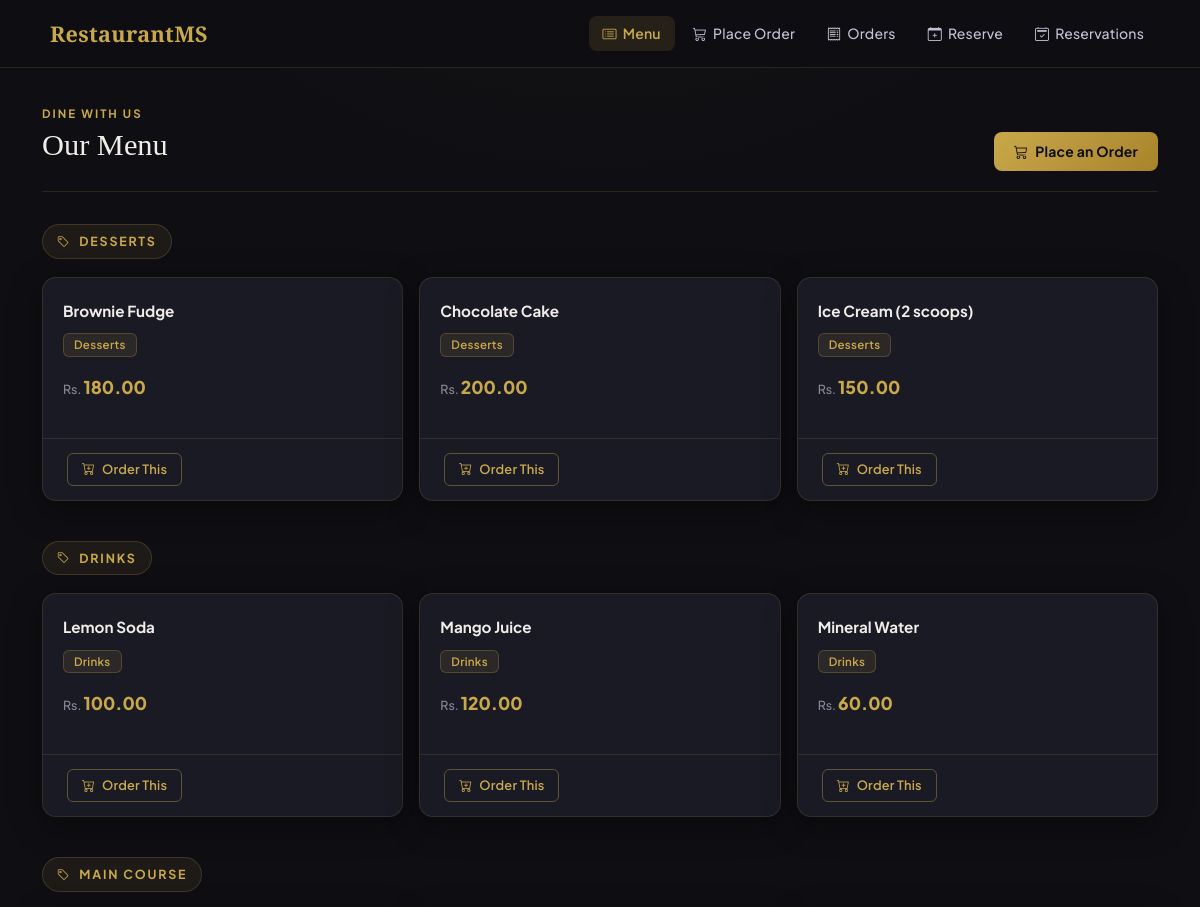
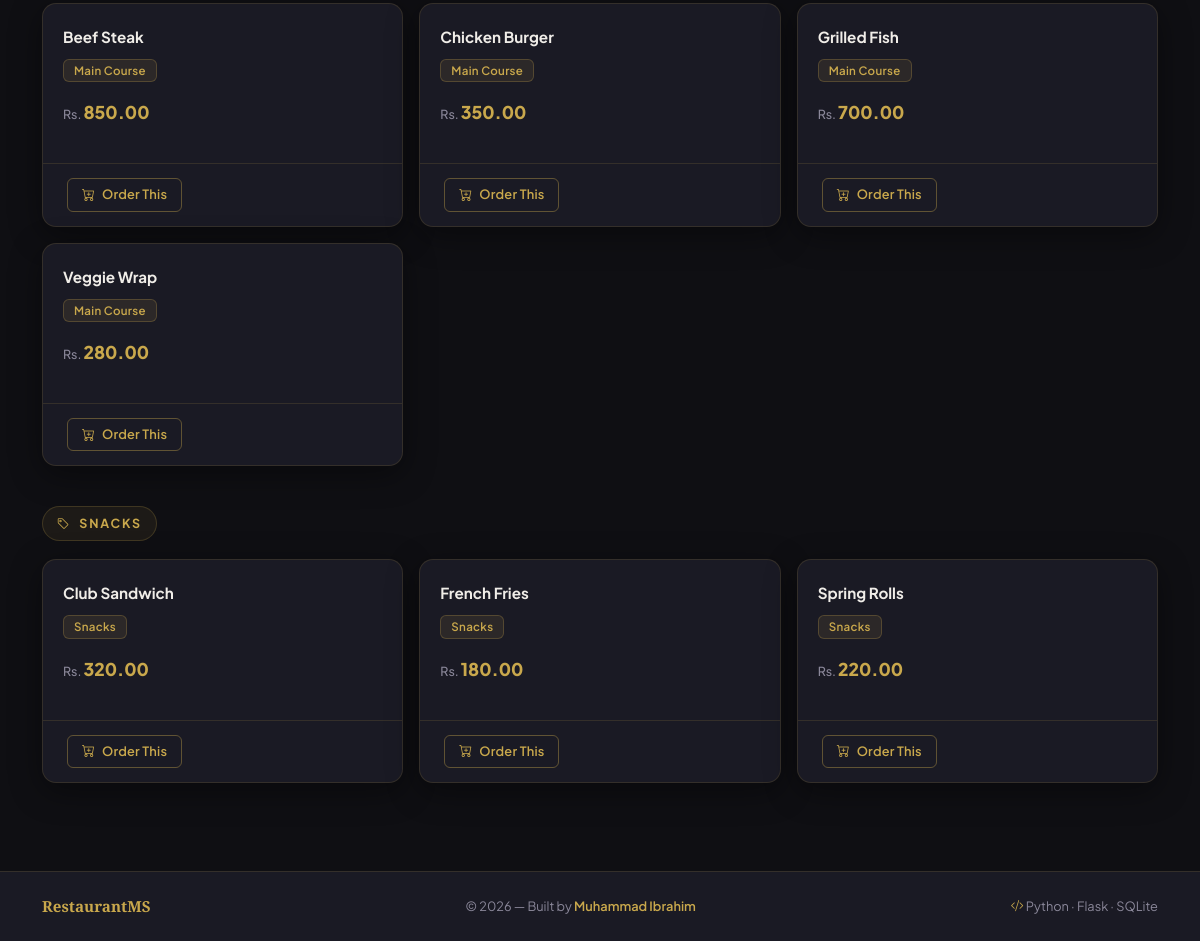
The page /menu on the database its author committed (2 pictures, top to bottom).
### tables this page shows
CREATE TABLE menu (
            id INTEGER PRIMARY KEY AUTOINCREMENT,
            item_name TEXT NOT NULL,
            price REAL NOT NULL,
            category TEXT NOT NULL
        );

### app.py (the view)
@app.route('/menu')
def menu():
    conn = get_db_connection()
    items = conn.execute(
        'SELECT * FROM menu ORDER BY category, item_name'
    ).fetchall()
    conn.close()
    return render_template('menu.html', items=items)

### app.py (called while the page is built)
def get_db_connection():
    conn = sqlite3.connect('restaurant.db')
    conn.row_factory = sqlite3.Row
    return conn

### templates/menu.html (shortened to what this page needs)
{% extends 'base.html' %}
{% block content %}
<div class="page-header">
    <div>
        <p class="page-title-eyebrow">Dine With Us</p>
        <h2>Our Menu</h2>
    </div>
    <a href="{{ url_for('order_form') }}" class="btn btn-gold">
        <i class="bi bi-cart3"></i> Place an Order
    </a>
</div>
{% if items %}
    {% set categories = items | map(attribute='category') | list | unique | sort %}
    {% for category in categories %}
    <div class="category-section">
        <div class="category-label">
            <i class="bi bi-tag"></i>
            {{ category }}
        </div>
        <div class="row g-3">
            {% for item in items %}
                {% if item['category'] == category %}
                <div class="col-md-4 col-sm-6">
                    <div class="card menu-card h-100">
                        <div class="card-body">
                            <p class="menu-item-name">{{ item['item_name'] }}</p>
                            <span class="badge badge-category mb-3">{{ item['category'] }}</span>
                            <p class="menu-item-price">
                                <span>Rs.</span>{{ "%.2f" | format(item['price']) }}
                            </p>
                        </div>
                        <div class="card-footer">
                            <a href="{{ url_for('order_form') }}" class="btn btn-sm btn-outline-gold">
                                <i class="bi bi-cart-plus"></i> Order This
                            </a>
                        </div>
                    </div>
                </div>
                {% endif %}
            {% endfor %}
        </div>
    </div>
    {% endfor %}
{% else %}
    <div class="alert-custom">
        <i class="bi bi-info-circle"></i>
        No menu items found. Run <code>python database.py</code> to seed the menu.
    </div>
{% endif %}
{% endblock %}

### templates/base.html (shortened to what this page needs)
<!DOCTYPE html>
<html lang="en">
<head>
    <link href="https://cdn.jsdelivr.net/npm/bootstrap@5.3.0/dist/css/bootstrap.min.css" rel="stylesheet">
    <link href="https://cdn.jsdelivr.net/npm/bootstrap-icons@1.10.5/font/bootstrap-icons.css" rel="stylesheet">
    <link rel="stylesheet" href="{{ url_for('static', filename='style.css') }}">
</head>
<body>
<nav class="navbar navbar-expand-lg">
    <div class="container">
        <a class="navbar-brand" href="{{ url_for('menu') }}">
             RestaurantMS
        </a>
        <div class="collapse navbar-collapse" id="navbarNav">
            <ul class="navbar-nav ms-auto align-items-lg-center gap-1">
                <li class="nav-item">
                    <a class="nav-link {% if request.path == '/menu' %}active{% endif %}"
                       href="{{ url_for('menu') }}">
                        <i class="bi bi-card-list"></i> Menu
                    </a>
                </li>
                <li class="nav-item">
                    <a class="nav-link {% if request.path == '/order' %}active{% endif %}"
                       href="{{ url_for('order_form') }}">
                        <i class="bi bi-cart3"></i> Place Order
                    </a>
                </li>
                <li class="nav-item">
                    <a class="nav-link {% if request.path == '/orders' %}active{% endif %}"
                       href="{{ url_for('view_orders') }}">
                        <i class="bi bi-receipt"></i> Orders
                    </a>
                </li>
                <li class="nav-item">
                    <a class="nav-link {% if request.path == '/reservation' %}active{% endif %}"
                       href="{{ url_for('reservation_form') }}">
                        <i class="bi bi-calendar-plus"></i> Reserve
                    </a>
                </li>
                <li class="nav-item">
                    <a class="nav-link {% if request.path == '/reservations' %}active{% endif %}"
                       href="{{ url_for('view_reservations') }}">
                        <i class="bi bi-calendar2-check"></i> Reservations
                    </a>
                </li>
            </ul>
        </div>
    </div>
</nav>
<div class="page-wrapper">
    <div class="container">
        {% block content %}{% endblock %}
    </div>
</div>
<footer class="site-footer">
    <div class="container">
        <div class="footer-inner">
            <span class="footer-brand">
                 RestaurantMS
            </span>
            <span class="footer-copy">
                &copy; 2026 &mdash; Built by
                <a href="https://www.linkedin.com/in/muhammad-ibrahim-o2"
                   target="_blank" rel="noopener" class="footer-link">
                    Muhammad Ibrahim
                </a>
            </span>
            <span class="footer-copy">
                <i class="bi bi-code-slash" style="color: var(--accent-gold);"></i>
                Python &middot; Flask &middot; SQLite
            </span>
        </div>
    </div>
</footer>
</body>
</html>

### rows shown on the page
menu: category "DESSERTS", item_name "Brownie Fudge", category "Desserts", price "180.00"
menu: item_name "Chocolate Cake", category "Desserts", price "200.00"
menu: item_name "Ice Cream (2 scoops)", category "Desserts", price "150.00"
menu: category "DRINKS", item_name "Lemon Soda", category "Drinks", price "100.00"
menu: item_name "Mango Juice", category "Drinks", price "120.00"
menu: item_name "Mineral Water", category "Drinks", price "60.00"
menu: category "MAIN COURSE", item_name "Beef Steak", category "Main Course", price "850.00"
menu: item_name "Chicken Burger", category "Main Course", price "350.00"
menu: item_name "Grilled Fish", category "Main Course", price "700.00"
menu: item_name "Veggie Wrap", category "Main Course", price "280.00"
menu: category "SNACKS", item_name "Club Sandwich", category "Snacks", price "320.00"
menu: item_name "French Fries", category "Snacks", price "180.00"
menu: item_name "Spring Rolls", category "Snacks", price "220.00"
